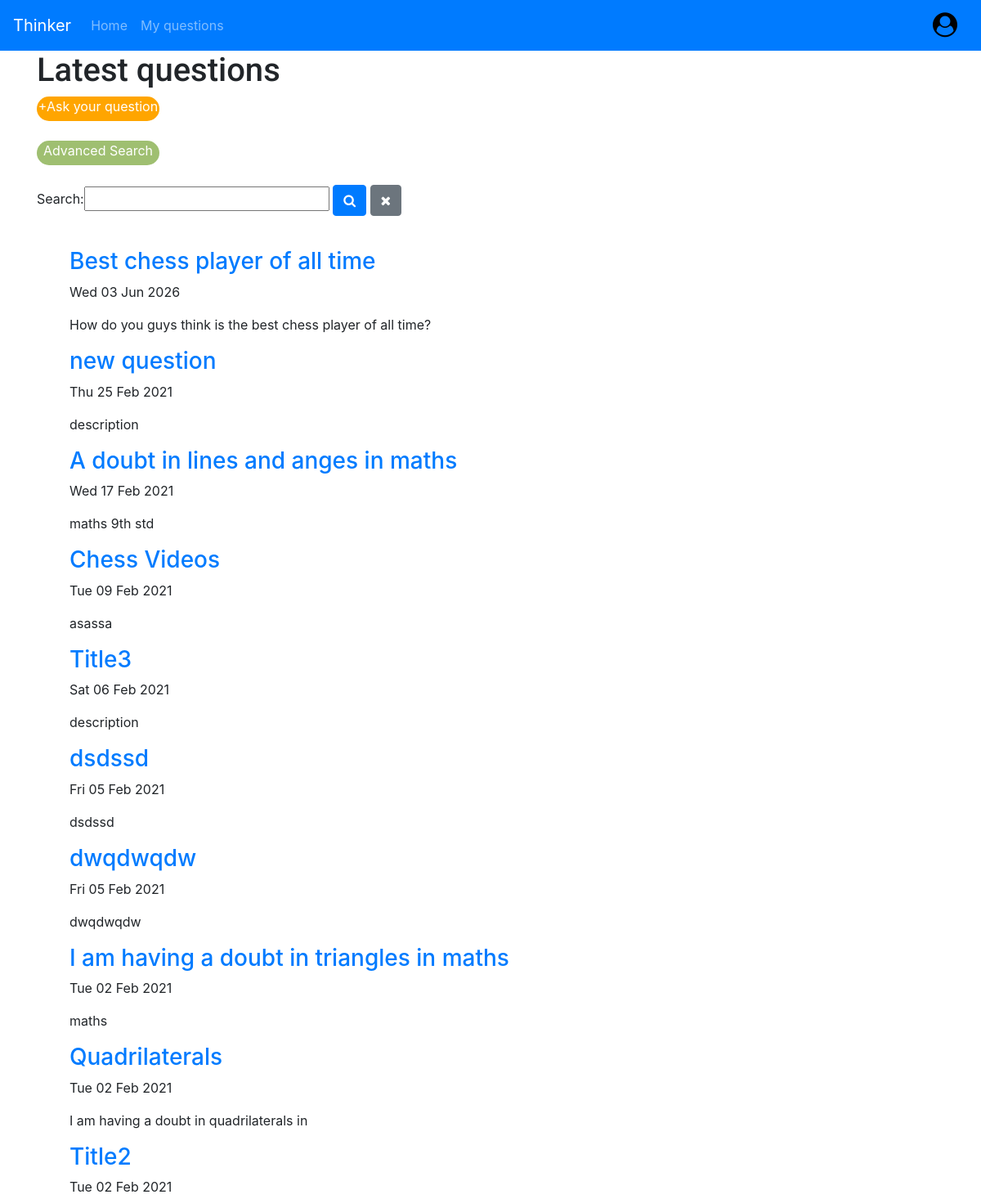
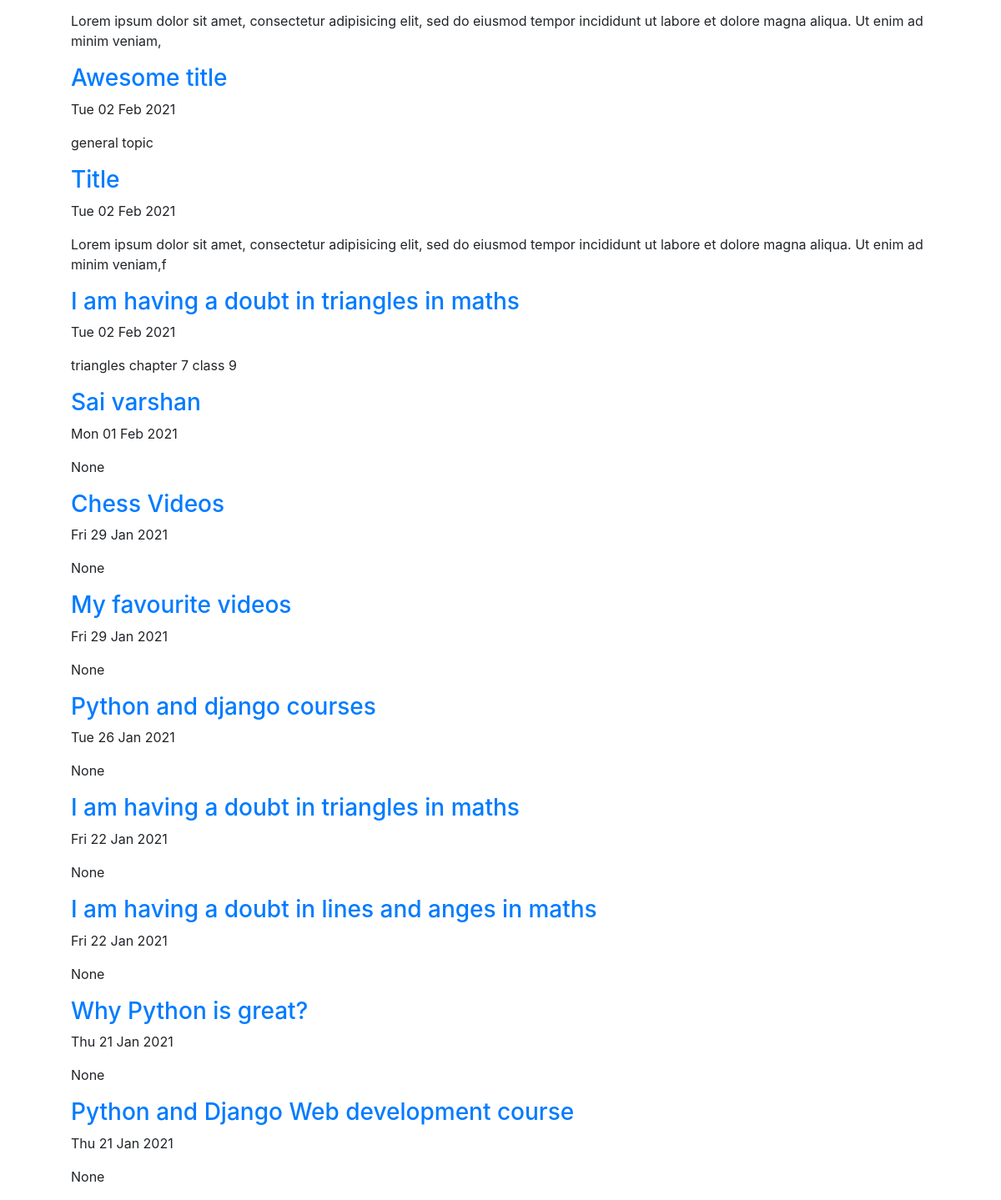
Page / (signed in) on the committed database (2 pictures, top to bottom).
### question/models.py (models this page shows, shortened)
class question(models.Model):
    username = models.ForeignKey(userprofile,blank=True,on_delete=models.CASCADE,null=True)
    title = models.CharField(max_length=150,help_text='*required')
    description = models.CharField(max_length=150,null=True,help_text='*required')
    date = models.DateTimeField(auto_now_add=True)
    categories = (('maths','maths'),('biology','biology'),('physics','physics'),('chemistry','chemistry'),('history','history'),('geography','geography'),('democratic politics','democratic politics'),('economics','economics'),('english','english'),
                  ('Computer science','Computer science'),('Tamil','Tamil'),('Hindi','Hindi'),('General','General'))
    category = models.CharField(max_length=100,choices=categories,default='maths',help_text='*required')
    image1 = models.ImageField(upload_to="question/images/",blank=True,null=True)
    image2 = models.ImageField(upload_to="question/images/",blank=True,null=True)
    image3 = models.ImageField(upload_to="question/images/",blank=True,null=True)
    file = models.FileField(upload_to='question/files/',blank=True)
    question = models.TextField(max_length=None,help_text='*required')
    upvote = models.ManyToManyField(userprofile,blank=True,related_name="upvoted_question")
    views = models.PositiveIntegerField(default=0)
    user_viewed =  models.ManyToManyField(userprofile,blank=True,related_name="viewd_question")
    reported_users = models.ManyToManyField(userprofile,blank=True,related_name="report_question")
    report = models.PositiveIntegerField(default=0)
    bookmark_question = models.ManyToManyField(userprofile,blank=True,related_name="bookmark_question")
    user_ip = models.TextField(default='first_user')

### users/views.py (the view)
# urls.py: path('',views.index,name='index'),
def index(request):
    question_list = question.objects.filter().order_by('-date')
    question_filter = SearchFilter(request.GET, queryset = question_list)
    return render(request, 'users/home.html', {'filter' : question_filter})

### users/templates/users/home.html (shortened to what this page needs)
{% extends "users/base.html" %}
{% load crispy_forms_tags %}
{% load static %}
{% block content %}
<h1 style="font-family: 'Roboto', sans-serif;">Latest questions</h1>
<a role="button" class="new_question_button" href="{% url 'question:new_question' %}">+Ask your question</a> <br>
<a role="button" style="background-color:#9fbf71;" class="new_question_button" href="{% url 'question:filter' %}">Advanced Search</a><br>
<form method="get">
    <p id="search">{{ filter.form }}</p>
    <button id="ok" type="submit" class="btn btn-primary"> <span class="fa fa-search"></span></button>
    <a id="cancel" class="btn btn-secondary" href="{% url 'index' %}"><i class="fa fa-remove"></i></a>
</form>
<br>
  <ul>
    {% for filter_question in filter.qs %}
    <a class="title" href="{% url 'question:viewquestion' filter_question.id %}"><h3>{{ filter_question.title }}</h3></a>
    <p>{{ filter_question.date|date:"D d M Y" }}</p>
    <p>{{ filter_question.description|truncatechars:150 }}</p>
    {% endfor %}
  </ul>
{% endblock %}

### static/custom.css (style rules this page uses)
.new_question_button { border-radius: 100px; text-decoration: none; background-color: orange; display: block; height: 30px; width: 150px; color: white; text-align:center; }

### users/templates/users/base.html (style rules this page uses)
body { font-size: 16px; background-image: url(https://encrypted-tbn0.gstatic.com/images?q=tbn:ANd9GcRjK8RgPhUofA_D-3ioqeXlOn-fr3ISsH4zng&usqp=CAU); background-size: cover; }

### users/templates/users/home.html (style rules this page uses)
.title, .title:hover { text-decoration: none; }
#id_title { width: 300px; }
#ok,#cancel,#search { display: inline-block; }
.new_question_button { border-radius: 100px; text-decoration: none; background-color: orange; display: block; height: 30px; width: 150px; color: white; text-align:center; }

### rows in the picture
question: title "Best chess player of all time", date "Wed 03 Jun 2026", description "How do you guys think is the best chess player of all time?"
question: title "new question", date "Thu 25 Feb 2021", description "description"
question: title "A doubt in lines and anges in maths", date "Wed 17 Feb 2021", description "maths 9th std"
question: title "Chess Videos", date "Tue 09 Feb 2021", description "asassa"
question: title "Title3", date "Sat 06 Feb 2021", description "description"
question: title "dsdssd", date "Fri 05 Feb 2021", description "dsdssd"
question: title "dwqdwqdw", date "Fri 05 Feb 2021", description "dwqdwqdw"
question: title "I am having a doubt in triangles in maths", date "Tue 02 Feb 2021", description "maths"
question: title "Quadrilaterals", date "Tue 02 Feb 2021", description "I am having a doubt in quadrilaterals in"
question: title "Title2", date "Tue 02 Feb 2021", description "Lorem ipsum dolor sit amet, consectetur adipisicing elit, sed do eiusmod tempor incididunt ut labore et dolore magna aliqua. Ut enim ad minim veniam,"
question: title "Awesome title", date "Tue 02 Feb 2021", description "general topic"
question: title "Title", date "Tue 02 Feb 2021", description "Lorem ipsum dolor sit amet, consectetur adipisicing elit, sed do eiusmod tempor incididunt ut labore et dolore magna aliqua. Ut enim ad minim veniam,f"
question: title "I am having a doubt in triangles in maths", date "Tue 02 Feb 2021", description "triangles chapter 7 class 9"
question: title "Sai varshan", date "Mon 01 Feb 2021", description "None"
question: title "Chess Videos", date "Fri 29 Jan 2021", description "None"
question: title "My favourite videos", date "Fri 29 Jan 2021", description "None"
question: title "Python and django courses", date "Tue 26 Jan 2021", description "None"
question: title "I am having a doubt in triangles in maths", date "Fri 22 Jan 2021", description "None"
question: title "I am having a doubt in lines and anges in maths", date "Fri 22 Jan 2021", description "None"
question: title "Why Python is great?", date "Thu 21 Jan 2021", description "None"
question: title "Python and Django Web development course", date "Thu 21 Jan 2021", description "None"
